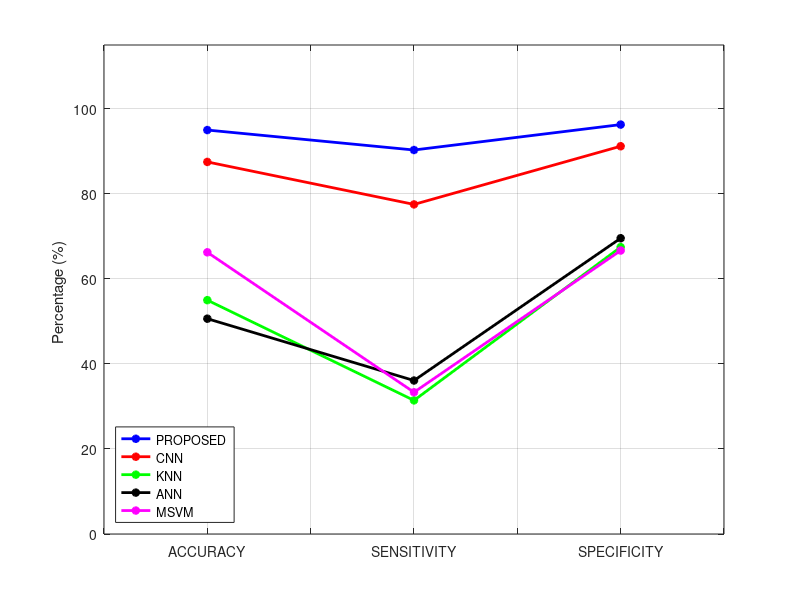
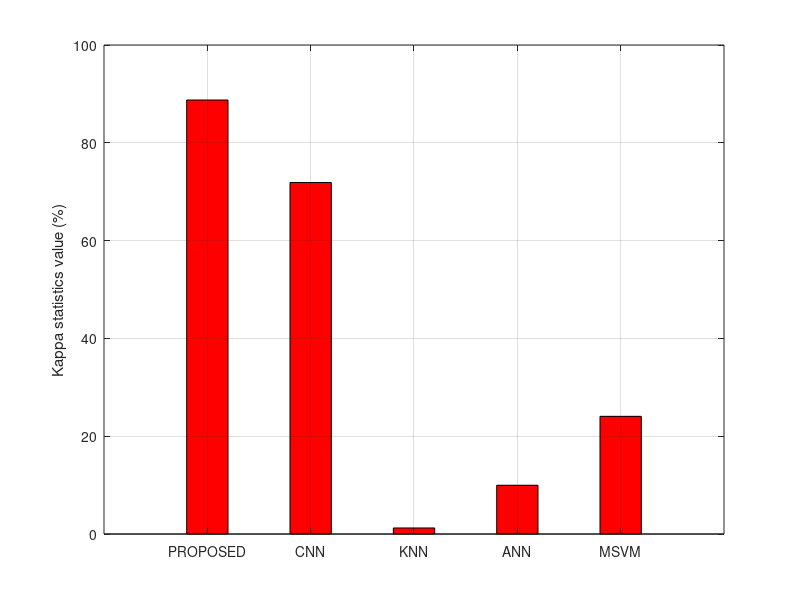
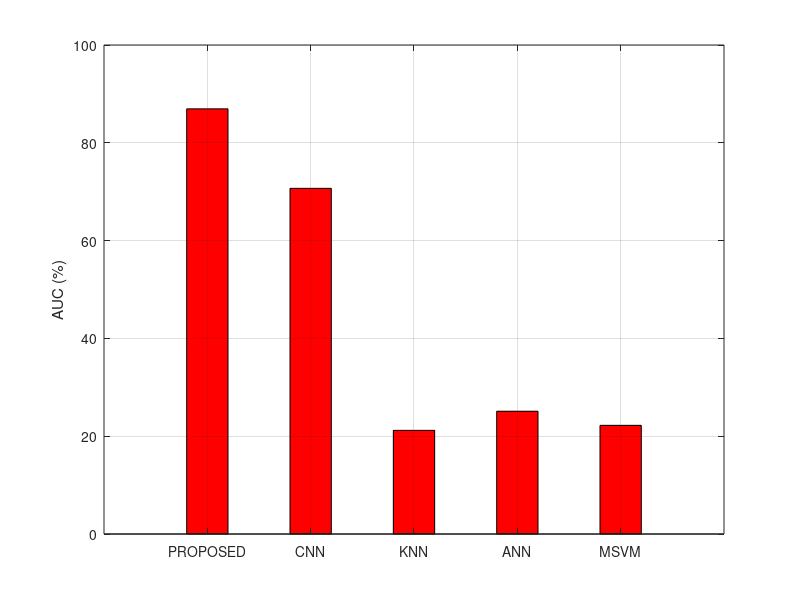
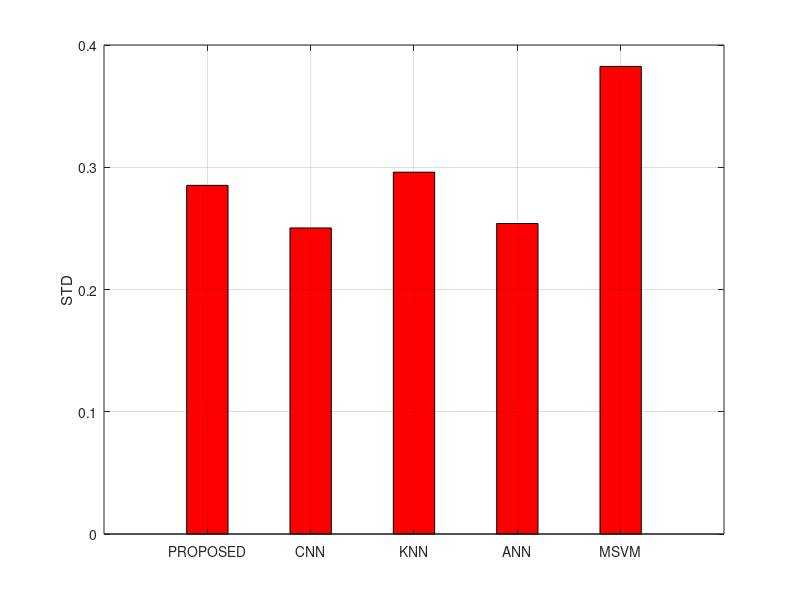

MATLAB code for these plots, in order:
val1 = [0.95	0.903051318	0.962811666	0.8875	0.869468343
0.875	0.775106838	0.91195677	0.71875	0.706863928
0.55	0.314182213	0.674655047	0.012345679	0.211964616
0.506329114	0.360928705	0.695621705	0.0997151	0.251069841
0.6625	0.333333333	0.666666667	0.240625	0.222222222];

val1 = val1*100;
figure;
plot(val1(1,1:3) , '-b*' , 'LineWidth',2);hold on
plot(val1(2,1:3) , '-r*' , 'LineWidth',2);hold on
plot(val1(3,1:3) , '-g*' , 'LineWidth',2);hold on
plot(val1(4,1:3) , '-k*' , 'LineWidth',2);hold on
plot(val1(5,1:3) , '-m*' , 'LineWidth',2);hold on
xlim([0.5 3.5])
set(gca,'XTickLabel', {' ' , 'ACCURACY' , ' ' , 'SENSITIVITY' , ' ' , 'SPECIFICITY' , ' '})
legend('PROPOSED ' , 'CNN', 'KNN','ANN','MSVM','Location','southwest')
ylabel('Percentage (%) ')
ylim([0 115])
grid on


figure;
h1 = bar(val1(:,4),0.4);
set(h1,'FaceColor','RED');
grid on;
set(gca,'XTickLabel',{'PROPOSED ' , 'CNN', 'KNN','ANN','MSVM'})
ylabel('Kappa statistics value (%)')


figure;
h1 = bar(val1(:,5),0.4);
set(h1,'FaceColor','RED');
grid on;
set(gca,'XTickLabel',{'PROPOSED ' , 'CNN', 'KNN','ANN','MSVM'})
ylabel('AUC (%)')


val2 = [0.285203692	0.075	0.353553391
0.250338313	0.175	0.524404424
0.295958014	0.69375	1.086853256
0.253980752	0.65625	0.984250984
0.382494553	0.59375	1.051784198];

figure;
h1 = bar(val2(:,1),0.4);
set(h1,'FaceColor','RED');
grid on;
set(gca,'XTickLabel',{'PROPOSED ' , 'CNN', 'KNN','ANN','MSVM'})
ylabel('STD')

figure;
h1 = bar(val2(:,2),0.4);
set(h1,'FaceColor','RED');
grid on;
set(gca,'XTickLabel',{'PROPOSED ' , 'CNN', 'KNN','ANN','MSVM'})
ylabel('MAE')

figure;
h1 = bar(val2(:,3),0.4);
set(h1,'FaceColor','RED');
grid on;
set(gca,'XTickLabel',{'PROPOSED ' , 'CNN', 'KNN','ANN','MSVM'})
ylabel('RMSE')